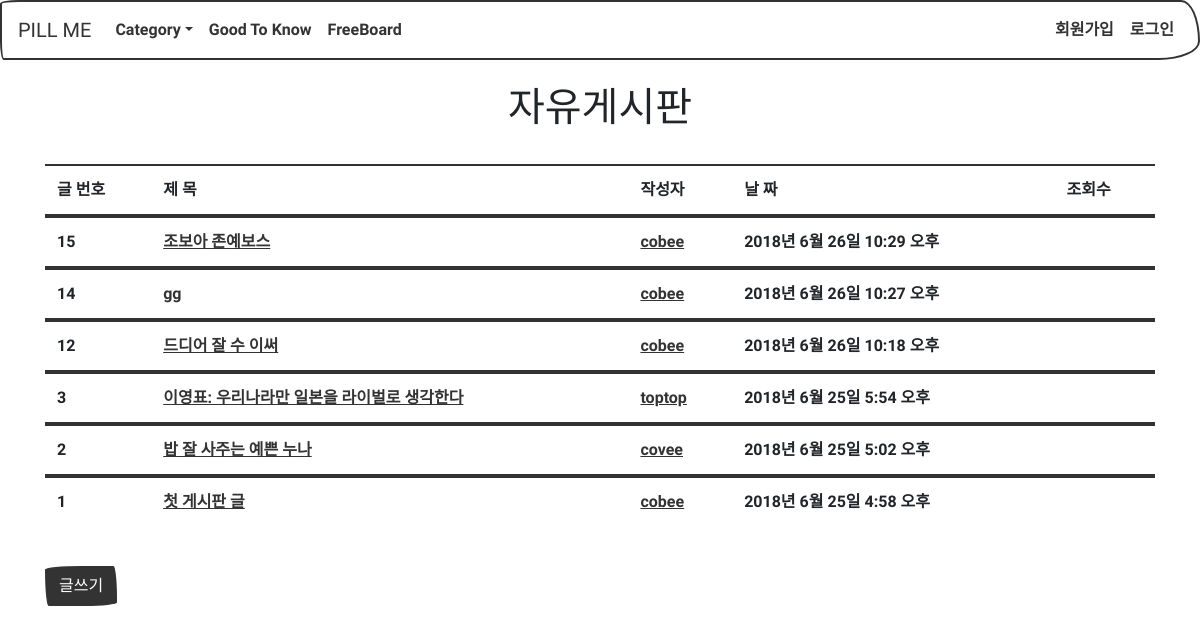
The page /freeboard/ on the database as committed earlier.
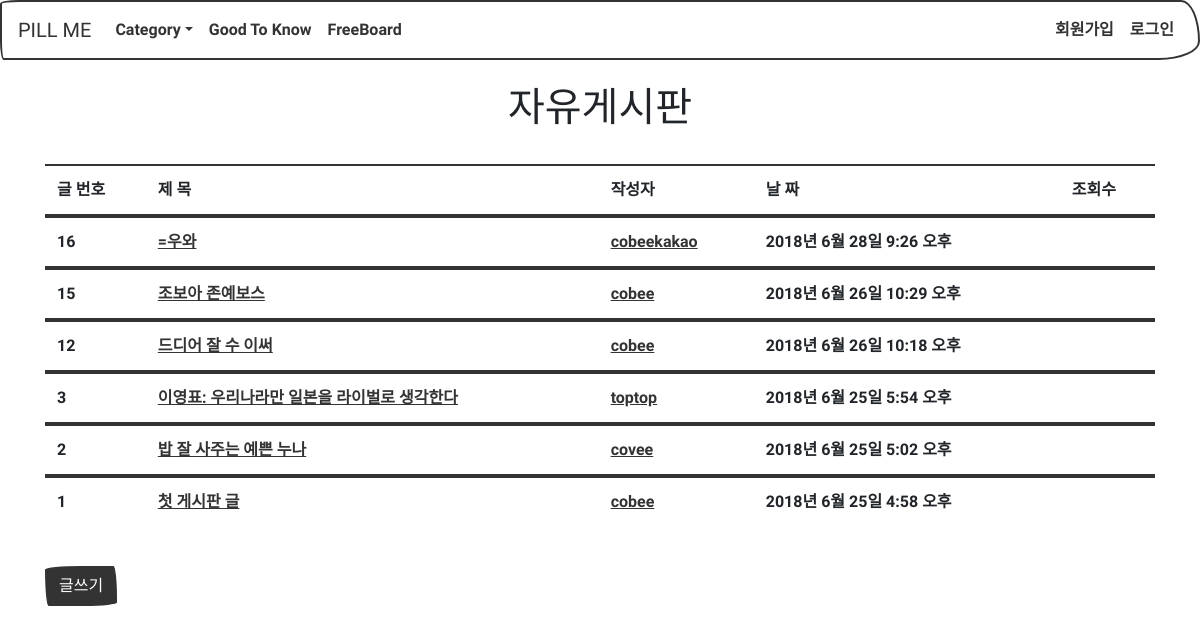
The same page on the database as committed later.
### posts/models.py (models this page shows, shortened)
class Post(models.Model, HitCountMixin):
	title		= models.CharField(max_length=50, blank=False)
	author		= models.ForeignKey(settings.AUTH_USER_MODEL, null=False)
	content		= models.TextField(max_length=5000, blank=False, null=False)
	files		= models.FileField(null=True, blank=True, upload_to='upload_images/posts/%Y/%m/%d')
	images		= models.ImageField(null=True, blank=True, upload_to='upload_images/posts/%Y/%m/%d')
	timestamp 	= models.DateTimeField(auto_now_add=True)
	hit_count 	= GenericRelation(HitCount, object_id_field='object_pk',
											related_query_name='hit_count_generic_relation')
	class Meta:
		ordering = ['-id']

### posts/views.py (the view)
class PostListView(ListView):
	model = Post
	template_name = 'posts/post_list.html'

### posts/templates/posts/post_list.html (shortened to what this page needs)
{% extends "base.html" %}
{% block content %}
<br/>
<h1 style="text-align: center;">자유게시판</h1>
<div class="container">
    <form method="POST">
        <table class="table table-striped table-hover">
            <thead>
                <tr>
                    <th>글 번호</th>
                    <th>제  목</th>
                    <th>작성자</th>
                    <th>날 짜</th>
                    <th>조회수</th>
                </tr>
            </thead>
            {% load hitcount_tags %}
            {% for post in object_list %}
	            <tbody>
	                    <tr>
	                        <td>{{ post.id }}</td>
	                        <td><a href="{% url 'freeboard:post_detail' post.pk %}">{{ post.title }}</a></td>
	                        <td><a href="{% url 'profiles:user_profile' post.author.pk %}">{{ post.author }}</a></td>
	                        <td>{{ post.timestamp }}</td>
	                        <td>{% get_hit_count for post %}</td>
	                    </tr>
	            </tbody>
            {% endfor %}
        </table>
        <br/>
        <div>
            <a href='{% url "freeboard:post_create" %}' class="btn btn-primary">글쓰기</a>
        </div>
    </form>
</div>
{% endblock %}

### templates/base.html (shortened to what this page needs)
<!doctype html>
<html lang="en">
<head>
<link href="https://stackpath.bootstrapcdn.com/bootswatch/4.1.1/sketchy/bootstrap.min.css" rel="stylesheet">
</head>
<body>
	{% include 'base/navbar.html' %}
	{% block content %}
	{% endblock %}
</body>
</html>

### templates/base/navbar.html (shortened to what this page needs)
{% load socialaccount %}
<nav class="navbar navbar-expand-lg navbar-light bg-light">
	<a class="navbar-brand" href="{% url 'home' %}">PILL ME</a>
	<div class="collapse navbar-collapse" id="navbarColor03">
		<ul class="navbar-nav mr-auto">
			<li class="nav-item dropdown show">
				<a class="nav-link dropdown-toggle" data-toggle="dropdown" href="#" role="button" aria-haspopup="true" aria-expanded="true">Category</a>
			</li>
			<li class="nav-item">
				<a class="nav-link" href="#">Good To Know</a>
			</li>
			<li class="nav-item">
				<a class="nav-link" href="{% url 'freeboard:post_list' %}">FreeBoard</a>
			</li>
		</ul>
		{% if user.is_active %}
		<ul class="nav navbar-nav navbar-right">
			<li class="nav-right">
				<a class="nav-link" href="{% url 'profiles:user_profile' user.pk %}">프로필</a>
			</li>
			<li class="nav-right">
				<a class="nav-link" href="{% url 'account_logout' %}">로그아웃</a>
			</li>
		</ul>
		{% else %}
		<ul class="nav navbar-nav navbar-right">
			<li class="nav-right">
				<a class="nav-link" href="{% url 'account_signup' %}">회원가입</a>
			</li>
			<li class="nav-right">
				<a class="nav-link" href="{% url 'account_login' %}">로그인</a>
			</li>
		</ul>
		{% endif %}
	</div>
</nav>

Rows that differ between the two databases and show on the page:
removed Post: id "14", title "gg", author "cobee", timestamp "2018년 6월 26일 10:27 오후"
added Post: id "16", title "=우와", author "cobeekakao", timestamp "2018년 6월 28일 9:26 오후"
